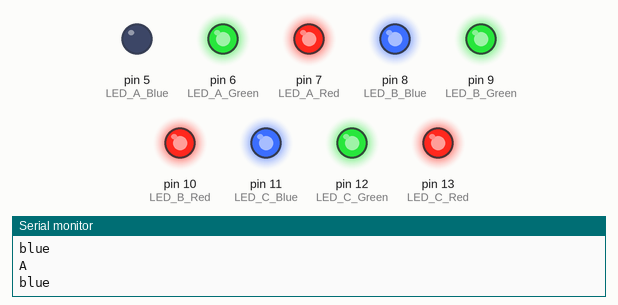
This sketch was run on a simulated Arduino Uno, built with avr-gcc and run on an emulated ATmega328P. On the bench: output pins drawn as LEDs (lit = HIGH), the last lines printed to the serial monitor.

Above: at 0.5 s.
At 1.5 s:
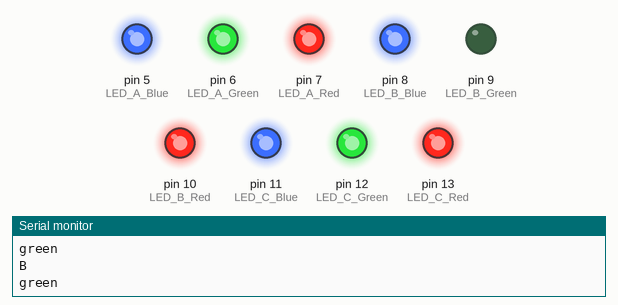
At 5.5 s:
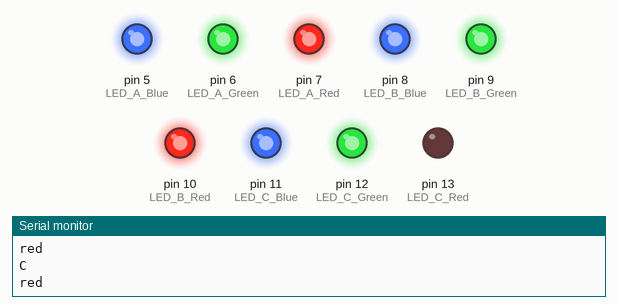
Timing chart, 0 to 6.9 s (numbered marks = the images above):
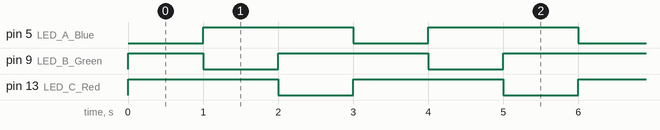

The sketch:

led.ino
```cpp
//宣告LED腳位
#define LED_C_Red 13
#define LED_C_Green 12
#define LED_C_Blue 11

#define LED_B_Red 10
#define LED_B_Green 9
#define LED_B_Blue 8

#define LED_A_Red 7
#define LED_A_Green 6
#define LED_A_Blue 5

//關閉所有的LED
void turnOff(){
   turnOff_LED_A();
   turnOff_LED_B();
   turnOff_LED_C();

}

//只關閉腳位LED_A
void turnOff_LED_A(){
  //腳為寫入
  //LED_A_Red 為腳位 7
  //255 為關閉
  digitalWrite(LED_A_Red, 255);
  digitalWrite(LED_A_Green, 255);
  digitalWrite(LED_A_Blue, 255);

}

//只關閉腳位LED_B
void turnOff_LED_B()
{
  digitalWrite(LED_B_Red, 255);
  digitalWrite(LED_B_Green, 255);
  digitalWrite(LED_B_Blue, 255);

}

//只關閉腳位LED_C
void turnOff_LED_C()
{
  digitalWrite(LED_C_Red, 255);
  digitalWrite(LED_C_Green, 255);
  digitalWrite(LED_C_Blue, 255);
}

//只有打開腳位LED_A
//可以輸入的顏色： red (紅色)  blue（藍色） green（綠色）
//example:
//turnOn_A("red"); //打開腳位LED_A，  紅色
void turnOn_A(String color){

    //初始化腳位，就是將腳LED_A先關閉
    turnOff_LED_A();

    if(color == "red"){
     //顯示在序列阜
     Serial.println("red");
     //腳為寫入
     //LED_A_Red 為腳位 7
     //0 為打開
     digitalWrite(LED_A_Red, 0);
    }else if(color == "blue"){
     Serial.println("blue");
     digitalWrite(LED_A_Blue, 0);
    }else if(color == "green"){
     Serial.println("green");
     digitalWrite(LED_A_Green,0);
    }else{
     Serial.println("Error_LED_A");
     turnOff();
    }
}


//只有打開腳位LED_B
//可以輸入的顏色： red (紅色)  blue（藍色） green（綠色）
//example:
//turnOn_B("red"); //打開腳位LED_B，  紅色

void turnOn_B(String color){
    //Serial.print(color);
    turnOff_LED_B();

    if(color == "red"){
     Serial.println("red");
     digitalWrite(LED_B_Red, 0);
    }else if(color == "blue"){
     Serial.println("blue");
     digitalWrite(LED_B_Blue, 0);
    }else if(color == "green"){
     Serial.println("green");
     digitalWrite(LED_B_Green,0);
    }else{
     Serial.println("Error_LED_B");
     turnOff();
    }
}

//只有打開腳位LED_C
//可以輸入的顏色： red (紅色)  blue（藍色） green（綠色）
//example:
//turnOn_C("red"); //打開腳位LED_C，  紅色


void turnOn_C(String color){
    //Serial.print(color);
    turnOff_LED_C();

    if(color == "red"){
     Serial.println("red");
     digitalWrite(LED_C_Red, 0);
    }else if(color == "blue"){
     Serial.println("blue");
     digitalWrite(LED_C_Blue, 0);
    }else if(color == "green"){
     Serial.println("green");
     digitalWrite(LED_C_Green,0);
    }else{
     Serial.println("Error_LED_C");
     turnOff();
    }
}


//可以打開任何一個LED與顏色
//可以輸入的顏色： red (紅色)  blue（藍色） green（綠色）
//example:
//turnLED("A","blue"); //打開腳位LED_A，  藍色

void turnLED(String pos,String color){
    Serial.println(pos);
    Serial.println(color);
    turnOff();
    if( pos == "A"){
      Serial.println("A");
      turnOn_A(color);
    }else if( pos == "B"){
      Serial.println("B");
      turnOn_B(color);
    }else if( pos == "C"){
      Serial.println("C");
      turnOn_C(color);
    }else {
      Serial.println("Error_LED");
    }

}

void setup(){
    //初始化，將LED腳位註冊為輸出
    pinMode(LED_A_Red, OUTPUT);
    pinMode(LED_A_Green, OUTPUT);
    pinMode(LED_A_Blue, OUTPUT);

    pinMode(LED_B_Red, OUTPUT);
    pinMode(LED_B_Green, OUTPUT);
    pinMode(LED_B_Blue, OUTPUT);

    pinMode(LED_C_Red, OUTPUT);
    pinMode(LED_C_Green, OUTPUT);
    pinMode(LED_C_Blue, OUTPUT);

    //設定序列 鮑率
    Serial.begin(115200);

    //將所有LED先關閉
    turnOff();
}

void loop(){
    //打開LED A 藍色
    turnLED("A","blue");
    //停一秒
    delay(1000);
    //打開LED B 綠色
    turnLED("B","green");
    //停一秒
    delay(1000);
    //打開LED C 紅色
    turnLED("C","red");
    //停一秒
    delay(1000);
}
```

Measured:
- by itself, pin 5 (LED_A_Blue), pin 9 (LED_B_Green), pin 13 (LED_C_Red): alternates HIGH for 2.0 s and LOW for 1.0 s
- by itself, everything shown: repeats every 3.0 s, in 3 steps
